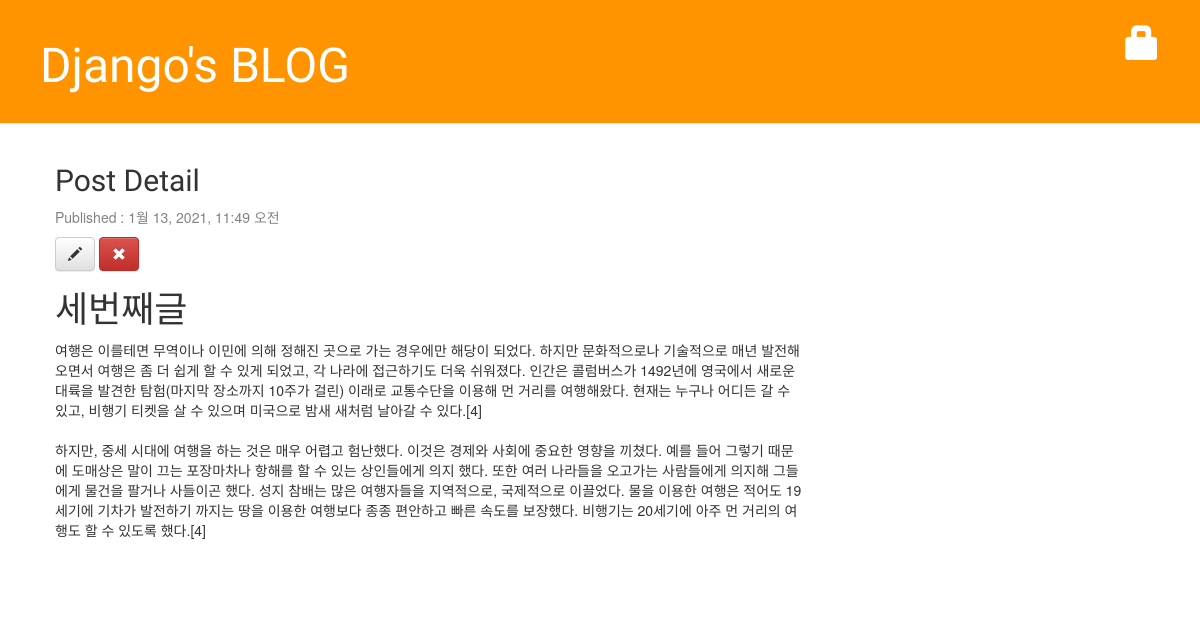
The app's page /post/4 with its own data.
### blog/models.py (models this page shows, shortened)
class Post(models.Model):
    author = models.ForeignKey('auth.User', on_delete=models.CASCADE)
    title = models.CharField(max_length=200, validators=[min_length_3_validator])
    text = models.TextField()
    created_date = models.DateTimeField(default=timezone.now)
    published_date = models.DateTimeField(blank=True, null=True)

### blog/views.py (the view)
# urls.py: path('post/<int:pk>', views.post_detail, name='post_detail'),
def post_detail(request, pk):
    post = get_object_or_404(Post, pk=pk)
    return render(request, 'blog/post_detail.html', {'post': post})

### blog/templates/blog/post_detail.html (shortened to what this page needs)
{% extends 'blog/base.html' %}
{% block content %}
<div class="post">
    <h2>Post Detail</h2>
    {% if post.published_date %}
    <div class="date">
        <p>Published : {{post.published_date}}</p>
    </div>
    {% endif %}
    <a href="{% url 'post_edit' pk=post.pk %}" class="btn btn-default">
        <span class="glyphicon glyphicon-pencil"></span>
    </a>
    <a href="#" onclick="post_remove()" class="btn btn-danger">
        <span class="glyphicon glyphicon-remove"></span>
    </a>
    <h1>{{post.title}}</h1>
    <p>{{post.text|linebreaksbr}}</p>
</div>
{% endblock %}

### blog/static/css/blog.css (style rules this page uses)
h1, h2, h3, h4 { font-family: 'Lobster', cursive; }
.date { color: #828282; }
.post { margin-bottom: 70px; }

### records on screen
Post: published_date "1월 13, 2021, 11:49 오전", title "세번째글", text "여행은 이를테면 무역이나 이민에 의해 정해진 곳으로 가는 경우에만 해당이 되었다. 하지만 문화적으로나 기술적으로 매년 발전해 오면서 여행은 좀 더 쉽게 할 수 있게 되었고, 각 나라에 접근하기도 더욱 쉬워졌다. 인간은 콜럼버스가 1492년에 영국에서 새로운 대륙을 발견한 탐험(마지막 장소까지 10주가 걸린) 이래로 교통수단을 이용해 먼 거리를 여행해왔다. 현재는 누구나 어디든 갈 수 있고, 비행기 티켓을 살 수 있으며 미국으로 밤새 새처럼 날아갈 수 있다.[4] 하지만, 중세 시대에 여행을 하는 것은 매우 어렵고 험난했다. 이것은 경제와 사회에 중요한 영향을 끼쳤다. 예를 들어 그렇기 때문에 도매상은 말이 끄는 포장마차나 항해를 할 수 있는 상인들에게 의지 했다. 또한 여러 나라들을 오고가는 사람들에게 의지해 그들에게 물건을 팔거나 사들이곤 했다. 성지 참배는 많은 여행자들을 지역적으로, 국제적으로 이끌었다. 물을 이용한 여행은 적어도 19세기에 기차가 발전하기 까지는 땅을 이용한 여행보다 종종 편안하고 빠른 속도를 보장했다. 비행기는 20세기에 아주 먼 거리의 여행도 할 수 있도록 했다.[4]"
